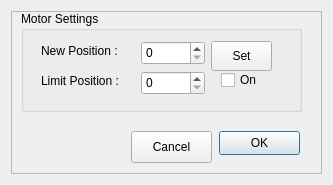
<?xml version="1.0" encoding="UTF-8"?>
<ui version="4.0">
 <class>X2Focus</class>
 <widget class="QDialog" name="X2Focus">
  <property name="geometry">
   <rect>
    <x>0</x>
    <y>0</y>
    <width>333</width>
    <height>185</height>
   </rect>
  </property>
  <property name="sizePolicy">
   <sizepolicy hsizetype="Fixed" vsizetype="Fixed">
    <horstretch>0</horstretch>
    <verstretch>0</verstretch>
   </sizepolicy>
  </property>
  <property name="minimumSize">
   <size>
    <width>0</width>
    <height>0</height>
   </size>
  </property>
  <property name="maximumSize">
   <size>
    <width>640</width>
    <height>312</height>
   </size>
  </property>
  <property name="windowTitle">
   <string> myFocuserPro2 Settings</string>
  </property>
  <layout class="QHBoxLayout" name="horizontalLayout_12">
   <item>
    <widget class="X2Form" name="X2Form">
     <property name="minimumSize">
      <size>
       <width>0</width>
       <height>0</height>
      </size>
     </property>
     <property name="maximumSize">
      <size>
       <width>99999</width>
       <height>99999</height>
      </size>
     </property>
     <property name="sizeIncrement">
      <size>
       <width>1</width>
       <height>1</height>
      </size>
     </property>
     <property name="frameShape">
      <enum>QFrame::StyledPanel</enum>
     </property>
     <property name="frameShadow">
      <enum>QFrame::Raised</enum>
     </property>
     <widget class="QGroupBox" name="groupBox">
      <property name="geometry">
       <rect>
        <x>10</x>
        <y>0</y>
        <width>281</width>
        <height>101</height>
       </rect>
      </property>
      <property name="title">
       <string>Motor Settings</string>
      </property>
      <widget class="QLabel" name="label_4">
       <property name="geometry">
        <rect>
         <x>20</x>
         <y>60</y>
         <width>91</width>
         <height>20</height>
        </rect>
       </property>
       <property name="text">
        <string>Limit Position :</string>
       </property>
      </widget>
      <widget class="QCheckBox" name="limitEnable">
       <property name="geometry">
        <rect>
         <x>200</x>
         <y>60</y>
         <width>43</width>
         <height>18</height>
        </rect>
       </property>
       <property name="text">
        <string>On</string>
       </property>
      </widget>
      <widget class="QSpinBox" name="posLimit">
       <property name="geometry">
        <rect>
         <x>120</x>
         <y>60</y>
         <width>64</width>
         <height>24</height>
        </rect>
       </property>
       <property name="maximum">
        <number>999999</number>
       </property>
      </widget>
      <widget class="QSpinBox" name="newPos">
       <property name="geometry">
        <rect>
         <x>120</x>
         <y>30</y>
         <width>64</width>
         <height>24</height>
        </rect>
       </property>
       <property name="maximum">
        <number>999999</number>
       </property>
      </widget>
      <widget class="QLabel" name="label_2">
       <property name="geometry">
        <rect>
         <x>20</x>
         <y>30</y>
         <width>91</width>
         <height>20</height>
        </rect>
       </property>
       <property name="text">
        <string>New Position :</string>
       </property>
      </widget>
      <widget class="QPushButton" name="pushButton">
       <property name="geometry">
        <rect>
         <x>190</x>
         <y>30</y>
         <width>61</width>
         <height>30</height>
        </rect>
       </property>
       <property name="text">
        <string>Set</string>
       </property>
      </widget>
     </widget>
     <widget class="QPushButton" name="pushButtonCancel">
      <property name="geometry">
       <rect>
        <x>120</x>
        <y>120</y>
        <width>81</width>
        <height>32</height>
       </rect>
      </property>
      <property name="text">
       <string>Cancel</string>
      </property>
     </widget>
     <widget class="QPushButton" name="pushButtonOK">
      <property name="enabled">
       <bool>true</bool>
      </property>
      <property name="geometry">
       <rect>
        <x>208</x>
        <y>120</y>
        <width>81</width>
        <height>24</height>
       </rect>
      </property>
      <property name="text">
       <string>OK</string>
      </property>
      <property name="default">
       <bool>true</bool>
      </property>
     </widget>
    </widget>
   </item>
  </layout>
 </widget>
 <customwidgets>
  <customwidget>
   <class>X2Form</class>
   <extends>QFrame</extends>
   <header>x2form.h</header>
   <container>1</container>
  </customwidget>
 </customwidgets>
 <resources/>
 <connections/>
</ui>
